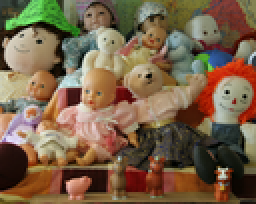
%> input picture viewL-1.png, 128 x 102 px, shrunk from 463 x 370 before the run (shown 2 times larger)
$ octave Problem_2.m   (GNU Octave 9; MATLAB toolbox functions it lacks are replaced by stand-ins)
%> lines starting %> are read from the running program, lines starting %| are printed output that depends on the picture
%> further down, left_image is the input picture: size 102x128x3 uint8; mean R, G, B 120.9, 98.7, 73
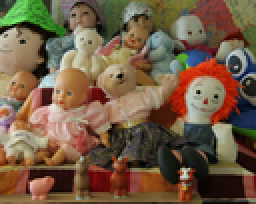
%> input picture viewR.png, 128 x 102 px, shrunk from 463 x 370 before the run (shown 2 times larger)
%> further down, right_image is the input picture: size 102x128x3 uint8; mean R, G, B 114.6, 92.2, 68.7
### compute_corrs.m
function disp = compute_corrs(img_left, img_right,method )
%> called with method = 'SSD'


    img_left =  double(rgb2gray(img_left));
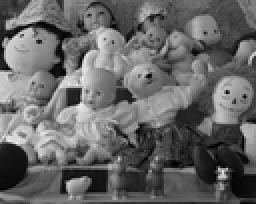
%> img_left: size 102x128 double (shown 2 times larger); min 0, max 241, mean 102.4
    img_right =  double(rgb2gray(img_right));
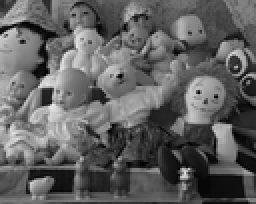
%> img_right: size 102x128 double (shown 2 times larger); min 0, max 239, mean 96.2
    disp_value = 100;
    win_size = 7;
    length = (win_size-1)/2;
    method= method;
    min_val = 0.0;

    disp = zeros(size(img_left,1), size(img_left,2));
    tic();
    for i = 1+length:size(img_left,1)-length
        for j = 1+length:size(img_left,2)-length-disp_value

            if method == "SSD"
                cap = 100000;
                values = min_val;
                for disp_Range = min_val:disp_value
                    ssd=0.0;
                    t = -length:length;
                    if (j+length+disp_Range <= size(img_left,2))
                        bla = img_right(i+t,j+t)-img_left(i+t,j+t+disp_Range);
                        bla = bla.^2;
                    ssd = sum(sum(bla));
                    end
                    if (cap > ssd)
                        cap = ssd;
                        values = disp_Range;
                    end
                end


            elseif method == "NCC"
                max_Corr = 0.0;
                values = min_val;
                for disp_Range = min_val:disp_value
                    t = -length:length;
                    Correlation=sum(sum(img_right(i+t,j+t).*img_left(i+t,j+t+disp_Range)))/sqrt((sum(sum(img_right(i+t,j+t).*img_right(i+t,j+t))))*(sum(sum(img_left(i+t,j+t+disp_Range).*img_left(i+t,j+t+disp_Range)))));

                     if (max_Corr < Correlation)
                        max_Corr = Correlation;
                        values = disp_Range;
                    end
                end
             elseif method =="CC"
                    max_Corr = 0.0;
                values = min_val;
                for disp_Range = min_val:disp_value
                    t = -length:length;
                    Correlation=sum(sum(img_right(i+t,j+t).*img_left(i+t,j+t+disp_Range)));

                     if (max_Corr < Correlation)
                        max_Corr = Correlation;
                        values = disp_Range;
                    end
                end
             end
            disp(i,j) = values;
        end


    end
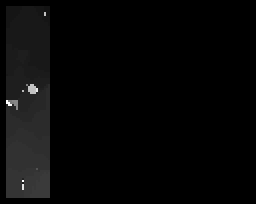
%> disp: size 102x128 double (shown 2 times larger); min 0, max 83, mean 2.1; drawn with min black and max white
%> after the loop, bla = [8836 7396 5329 1089 36 16 81; 6241 5184 2916 729 784 1024 1089; 9801 7569 3844 5476 5929 5625 5625; 15625 10000 4624 2500 3025 3136 3249; 3364 1600 400 324 841 1444 1225; 5625 4900 4761 6084 6084 5184 4096; 7396 6400 5476 3600 2500 2025 2304]; cap = 2151; ssd = 202411; t = [-3 -2 -1 0 1 2 3]; values = 19
    time = toc();
    fprintf('Time taken for computing disparity map is %.2f sec.\n', time);
end

### Problem_2.m
%% Image reading

left_image= imread('viewL-1.png');
right_image= imread('viewR.png');
truth = load('disparity.mat');
%%


%% For SSD
method= 'SSD';
disp1 = compute_corrs(left_image, right_image,method );

figure(1);
imshow(disp1, []),title('Disparity Map For SSD');
colormap(jet);
axis image;
colorbar;


get_value = double(disp1);
truth_value = double(truth.L);
%> (the run ends here)
